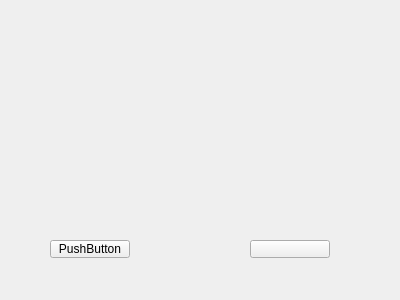
<?xml version="1.0" encoding="UTF-8"?>
<ui version="4.0">
 <class>EndWindow</class>
 <widget class="QWidget" name="EndWindow">
  <property name="geometry">
   <rect>
    <x>0</x>
    <y>0</y>
    <width>400</width>
    <height>300</height>
   </rect>
  </property>
  <property name="windowTitle">
   <string>Genshin: StarRail GameEnd!</string>
  </property>
  <widget class="QPushButton" name="next">
   <property name="geometry">
    <rect>
     <x>250</x>
     <y>240</y>
     <width>80</width>
     <height>18</height>
    </rect>
   </property>
   <property name="text">
    <string/>
   </property>
  </widget>
  <widget class="QPushButton" name="end">
   <property name="geometry">
    <rect>
     <x>50</x>
     <y>240</y>
     <width>80</width>
     <height>18</height>
    </rect>
   </property>
   <property name="text">
    <string>PushButton</string>
   </property>
  </widget>
 </widget>
 <resources/>
 <connections/>
</ui>
